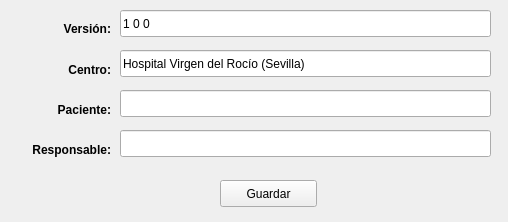
<?xml version="1.0" encoding="UTF-8"?>
<ui version="4.0">
 <class>SesionDataWindow</class>
 <widget class="QWidget" name="SesionDataWindow">
  <property name="geometry">
   <rect>
    <x>0</x>
    <y>0</y>
    <width>508</width>
    <height>222</height>
   </rect>
  </property>
  <property name="maximumSize">
   <size>
    <width>508</width>
    <height>222</height>
   </size>
  </property>
  <property name="windowTitle">
   <string>Información de sesión</string>
  </property>
  <widget class="QLabel" name="label">
   <property name="geometry">
    <rect>
     <x>40</x>
     <y>20</y>
     <width>71</width>
     <height>17</height>
    </rect>
   </property>
   <property name="font">
    <font>
     <weight>75</weight>
     <bold>true</bold>
    </font>
   </property>
   <property name="text">
    <string>Versión:</string>
   </property>
   <property name="alignment">
    <set>Qt::AlignRight|Qt::AlignTrailing|Qt::AlignVCenter</set>
   </property>
  </widget>
  <widget class="QLabel" name="label_2">
   <property name="geometry">
    <rect>
     <x>50</x>
     <y>60</y>
     <width>61</width>
     <height>20</height>
    </rect>
   </property>
   <property name="font">
    <font>
     <weight>75</weight>
     <bold>true</bold>
    </font>
   </property>
   <property name="text">
    <string>Centro:</string>
   </property>
   <property name="alignment">
    <set>Qt::AlignRight|Qt::AlignTrailing|Qt::AlignVCenter</set>
   </property>
  </widget>
  <widget class="QLabel" name="label_3">
   <property name="geometry">
    <rect>
     <x>10</x>
     <y>140</y>
     <width>101</width>
     <height>20</height>
    </rect>
   </property>
   <property name="font">
    <font>
     <weight>75</weight>
     <bold>true</bold>
    </font>
   </property>
   <property name="text">
    <string>Responsable:</string>
   </property>
   <property name="alignment">
    <set>Qt::AlignRight|Qt::AlignTrailing|Qt::AlignVCenter</set>
   </property>
  </widget>
  <widget class="QLabel" name="label_4">
   <property name="geometry">
    <rect>
     <x>40</x>
     <y>100</y>
     <width>71</width>
     <height>20</height>
    </rect>
   </property>
   <property name="font">
    <font>
     <weight>75</weight>
     <bold>true</bold>
    </font>
   </property>
   <property name="text">
    <string>Paciente:</string>
   </property>
   <property name="alignment">
    <set>Qt::AlignRight|Qt::AlignTrailing|Qt::AlignVCenter</set>
   </property>
  </widget>
  <widget class="QLineEdit" name="versionLabel">
   <property name="geometry">
    <rect>
     <x>120</x>
     <y>10</y>
     <width>371</width>
     <height>27</height>
    </rect>
   </property>
   <property name="text">
    <string>1 0 0</string>
   </property>
  </widget>
  <widget class="QLineEdit" name="centerLabel">
   <property name="geometry">
    <rect>
     <x>120</x>
     <y>50</y>
     <width>371</width>
     <height>27</height>
    </rect>
   </property>
   <property name="text">
    <string>Hospital Virgen del Rocío (Sevilla)</string>
   </property>
  </widget>
  <widget class="QLineEdit" name="patientLabel">
   <property name="geometry">
    <rect>
     <x>120</x>
     <y>90</y>
     <width>371</width>
     <height>27</height>
    </rect>
   </property>
  </widget>
  <widget class="QLineEdit" name="responsibleName">
   <property name="geometry">
    <rect>
     <x>120</x>
     <y>130</y>
     <width>371</width>
     <height>27</height>
    </rect>
   </property>
  </widget>
  <widget class="QPushButton" name="saveButton">
   <property name="geometry">
    <rect>
     <x>220</x>
     <y>180</y>
     <width>97</width>
     <height>27</height>
    </rect>
   </property>
   <property name="text">
    <string>Guardar</string>
   </property>
  </widget>
 </widget>
 <resources/>
 <connections/>
</ui>
